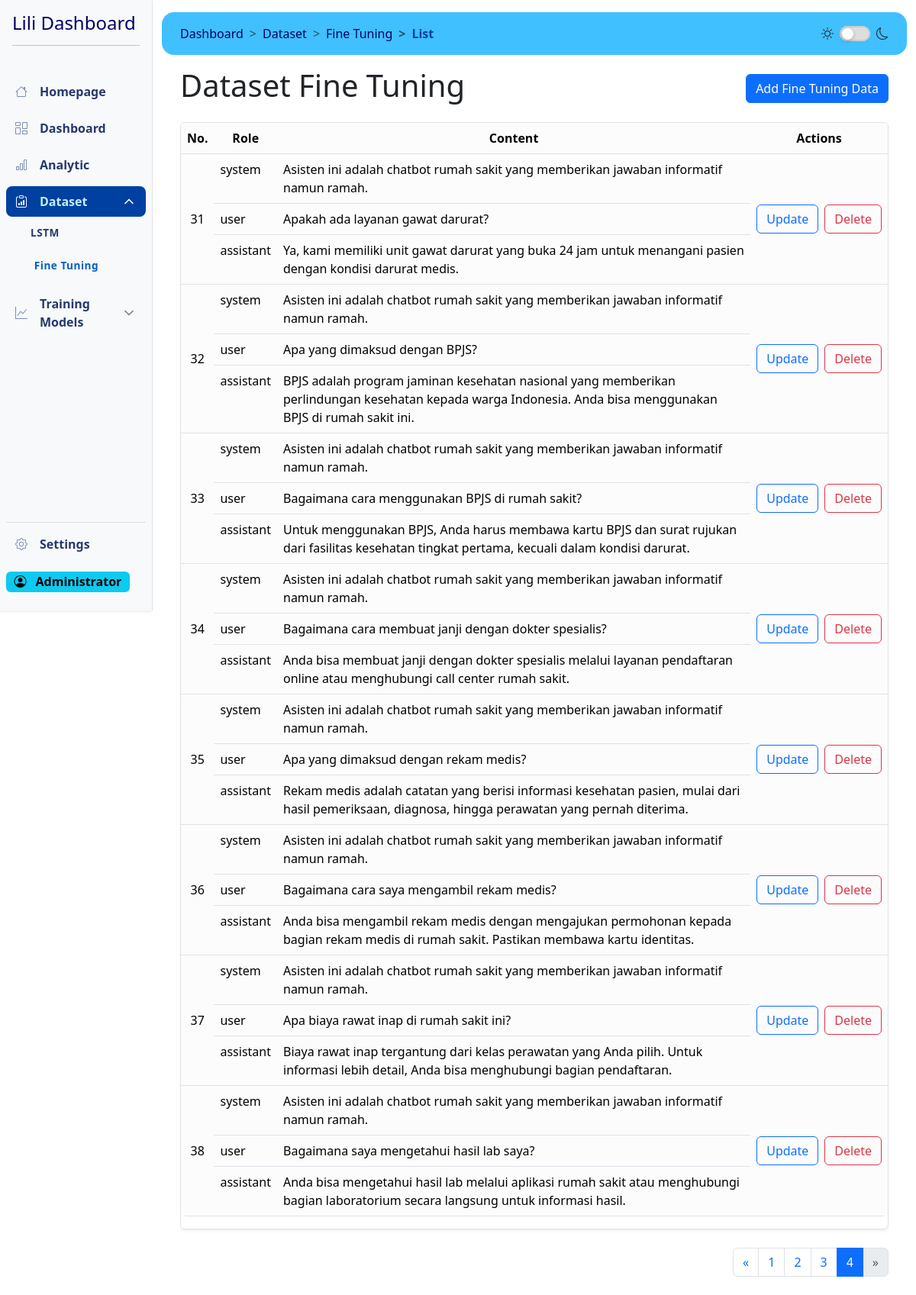
Screenshot of /dashboard/dataset/fine-tuning/list?page=4 (signed in) with the database file from the repository.
### models/auth_model.py (models this page shows, shortened)
class User(db.Model, UserMixin):
    id = db.Column(db.Integer, primary_key=True)
    username = db.Column(db.String(255), unique=True, nullable=False, index=True)
    fullname = db.Column(db.String(255), nullable=False)
    email = db.Column(db.String(150), unique=True, nullable=False, index=True)
    password = db.Column(db.String(255), nullable=False)
    created_at = db.Column(db.DateTime, default=datetime.utcnow)
    last_login = db.Column(db.DateTime)
    is_active = db.Column(db.Boolean, default=True)
    role = db.Column(db.String(50), nullable=False, default="user")  # New role column

### models/fine_tuning.py (models this page shows, shortened)
class Finetuning(db.Model):
    id = db.Column(db.Integer, primary_key=True)
    messages = db.Column(db.JSON, nullable=False)  # Simpan pesan dalam format JSON

### controller/view_fineTuning.py (the view)
@fineTuning.route("/dashboard/dataset/fine-tuning/list", methods=["GET"])
@login_required
def view_finetuning_data():
    page = request.args.get("page", 1, type=int)
    per_page = 10
    finetuning_query = Finetuning.query.paginate(
        page=page, per_page=per_page, error_out=False
    )
    start_number = (page - 1) * per_page + 1
    return render_template(
        "pages/dataset-fine-tuning.html",
        finetuning=finetuning_query.items,
        pagination=finetuning_query,
        start_number=start_number,
    )

### templates/pages/dataset-fine-tuning.html
<!DOCTYPE html>
{% extends 'dashboard.html' %} {% block content %}
<header class="my-3 d-flex justify-content-between align-items-center">
  <h1>Dataset Fine Tuning</h1>
  <a href="{{ url_for('fineTuning.add_finetuning_data')}}" class="btn btn-primary" role="button">Add Fine Tuning Data</a>
</header>
<section class="table-responsive">
  <div class="border rounded shadow-sm">
    <table class="table">
      <thead>
        <tr class="text-center">
          <th scope="col">No.</th>
          <th scope="col">Role</th>
          <th scope="col">Content</th>
          <th scope="col">Actions</th>
        </tr>
      </thead>
      <tbody>
        {% set conversation_index = namespace(value=1) %} {% for conversation in finetuning %} {% for message in conversation.messages %}
        <tr>
          {% if loop.first %}
          <td rowspan="{{ conversation.messages | length }}" class="align-middle text-center">{{ start_number + conversation_index.value - 1 }}</td>
          {% endif %}
          <td>{{ message.role }}</td>
          <td>{{ message.content }}</td>
          {% if loop.first %}
          <td rowspan="{{ conversation.messages | length }}" class="align-middle">
            <div class="d-flex justify-content-between align-items-center gap-2">
              <a href="{{ url_for('fineTuning.update_finetuning_data', id=conversation.id) }}" class="btn btn-outline-primary" role="button"
                >Update</a
              >
              <form class="delete-form" method="POST" data-id="{{ conversation.id }}">
                <button type="submit" class="btn btn-outline-danger">Delete</button>
              </form>
            </div>
          </td>
          {% endif %}
        </tr>
        {% endfor %} {% set conversation_index.value = conversation_index.value + 1 %} {% endfor %}
      </tbody>
    </table>
  </div>
  <nav class="my-4" aria-label="Page navigation">
    <ul class="pagination justify-content-end">
      {% if pagination.has_prev %}
      <li class="page-item">
        <a class="page-link" href="{{ url_for('fineTuning.view_finetuning_data', page=pagination.prev_num) }}" aria-label="Previous">
          <span aria-hidden="true">&laquo;</span>
        </a>
      </li>
      {% else %}
      <li class="page-item disabled">
        <span class="page-link" aria-hidden="true">&laquo;</span>
      </li>
      {% endif %} {% for page_num in pagination.iter_pages(left_edge=2, right_edge=2, left_current=1, right_current=1) %} {% if page_num %} {% if
      page_num == pagination.page %}
      <li class="page-item active">
        <span class="page-link">{{ page_num }}</span>
      </li>
      {% else %}
      <li class="page-item">
        <a href="{{ url_for('fineTuning.view_finetuning_data', page=page_num) }}" class="page-link">{{ page_num }}</a>
      </li>
      {% endif %} {% else %}
      <li class="page-item disabled">
        <span class="page-link">...</span>
      </li>
      {% endif %} {% endfor %} {% if pagination.has_next %}
      <li class="page-item">
        <a href="{{ url_for('fineTuning.view_finetuning_data', page=pagination.next_num) }}" class="page-link" aria-label="Next">
          <span aria-hidden="true">&raquo;</span>
        </a>
      </li>
      {% else %}
      <li class="page-item disabled">
        <span class="page-link" aria-hidden="true">&raquo;</span>
      </li>
      {% endif %}
    </ul>
  </nav>
</section>
{% endblock content %}

### templates/partials/sidebar.html (shortened to what this page needs)
<!DOCTYPE html>
<aside
  class="col-lg-2 gx-0 position-sticky top-0 border-end border-light-subtle d-flex flex-column offcanvas-lg offcanvas-start"
  id="sidebar"
  tabindex="-1"
  aria-labelledby="offcanvasLabel"
>
  <div class="sidebar-wrapper active top-0 bg-body-tertiary shadow-sm d-flex flex-column h-100">
    <header class="sidebar-header position-relative">
      <div class="d-flex justify-content-between align-items-center">
        <div class="logo">
          <h1 class="navbar-brand fs-4">Lili Dashboard</h1>
        </div>
      </div>
      <hr />
    </header>
    <nav class="sidebar-menu d-flex flex-column justify-content-between h-100">
      <div class="menu">
        <div class="sidebar-item">
          <a href="/" class="sidebar-link">
            <i class="bi bi-house"></i>
            Homepage
          </a>
        </div>
        <div class="sidebar-item">
          <a href="{{ url_for('route.dashboard') }}" class="sidebar-link">
            <i class="bi bi-columns-gap"></i>
            Dashboard
          </a>
        </div>
        <div class="sidebar-item">
          <a href="/analytic" class="sidebar-link">
            <i class="bi bi-bar-chart"></i>
            Analytic
          </a>
        </div>
        <div class="sidebar-item has-sub">
          <div class="sidebar-link">
            <i class="bi bi-clipboard-data"></i>
            <span>Dataset</span>
          </div>
          <div class="submenu">
            <div class="submenu-item">
              <a href="{{ url_for('lstm.read_lstm') }}" class="submenu-link">LSTM</a>
            </div>
            <div class="submenu-item">
              <a href="{{ url_for('fineTuning.view_finetuning_data') }}" class="submenu-link">Fine Tuning</a>
            </div>
          </div>
        </div>
        <div class="sidebar-item has-sub">
          <div class="sidebar-link">
            <i class="bi bi-graph-up"></i>
            <span>Training Models</span>
          </div>
        </div>
      </div>
      <div class="menu mb-4">
        <div class="sidebar-item mb-3 border-top">
          <a href="{{ url_for('auth.logout') }}" class="sidebar-link">
            <i class="bi bi-gear"></i>
            Settings
          </a>
        </div>
        <span class="badge text-bg-info fs-6">
          <i class="bi bi-person-circle me-2"></i>
          {{ current_user.fullname }}
        </span>
      </div>
    </nav>
  </div>
</aside>

### static/css/dashboard-style.css (style rules this page uses)
:root, [data-bs-theme="light"] { color-scheme: light; --blue-darkest: #000066; --blue-darker: #002080; --blue-dark: #0040a0; --blue: #0060c0; --blue-light: #0080e0; --blue-lighter: #00a0ff; --blue-lightest: rgb(64, 192, 255); --blue-pale: #80e0ff; --blue-paler: #c0f0ff; --sidebar-link: #25396f; --sidebar-link-active: var(--blue); --bs-primary: var(--blue); --nav-brand-color: var(--blue-darkest); }
.table { --bs-table-bg: var(--bs-light-bg-subtle) !important; border-radius: 0.5rem; overflow: hidden; }

### rows the page displays
User: fullname "Administrator"
Finetuning: value "31", role "system" "user" "assistant", content "Asisten ini adalah chatbot rumah sakit yang memberikan jawaban informatif namun ramah." "Apakah ada layanan gawat darurat?" "Ya, kami memiliki unit gawat darurat yang buka 24 jam untuk menangani pasien dengan kondisi darurat medis."
Finetuning: value "32", role "system" "user" "assistant", content "Asisten ini adalah chatbot rumah sakit yang memberikan jawaban informatif namun ramah." "Apa yang dimaksud dengan BPJS?" "BPJS adalah program jaminan kesehatan nasional yang memberikan perlindungan kesehatan kepada warga Indonesia. Anda bisa menggunakan BPJS di rumah sakit ini."
Finetuning: value "33", role "system" "user" "assistant", content "Asisten ini adalah chatbot rumah sakit yang memberikan jawaban informatif namun ramah." "Bagaimana cara menggunakan BPJS di rumah sakit?" "Untuk menggunakan BPJS, Anda harus membawa kartu BPJS dan surat rujukan dari fasilitas kesehatan tingkat pertama, kecuali dalam kondisi darurat."
Finetuning: value "34", role "system" "user" "assistant", content "Asisten ini adalah chatbot rumah sakit yang memberikan jawaban informatif namun ramah." "Bagaimana cara membuat janji dengan dokter spesialis?" "Anda bisa membuat janji dengan dokter spesialis melalui layanan pendaftaran online atau menghubungi call center rumah sakit."
Finetuning: value "35", role "system" "user" "assistant", content "Asisten ini adalah chatbot rumah sakit yang memberikan jawaban informatif namun ramah." "Apa yang dimaksud dengan rekam medis?" "Rekam medis adalah catatan yang berisi informasi kesehatan pasien, mulai dari hasil pemeriksaan, diagnosa, hingga perawatan yang pernah diterima."
Finetuning: value "36", role "system" "user" "assistant", content "Asisten ini adalah chatbot rumah sakit yang memberikan jawaban informatif namun ramah." "Bagaimana cara saya mengambil rekam medis?" "Anda bisa mengambil rekam medis dengan mengajukan permohonan kepada bagian rekam medis di rumah sakit. Pastikan membawa kartu identitas."
Finetuning: value "37", role "system" "user" "assistant", content "Asisten ini adalah chatbot rumah sakit yang memberikan jawaban informatif namun ramah." "Apa biaya rawat inap di rumah sakit ini?" "Biaya rawat inap tergantung dari kelas perawatan yang Anda pilih. Untuk informasi lebih detail, Anda bisa menghubungi bagian pendaftaran."
Finetuning: value "38", role "system" "user" "assistant", content "Asisten ini adalah chatbot rumah sakit yang memberikan jawaban informatif namun ramah." "Bagaimana saya mengetahui hasil lab saya?" "Anda bisa mengetahui hasil lab melalui aplikasi rumah sakit atau menghubungi bagian laboratorium secara langsung untuk informasi hasil."

### other values shown
{{ page_num }} "1" "2" "3"
{{ page_num }} "4"
